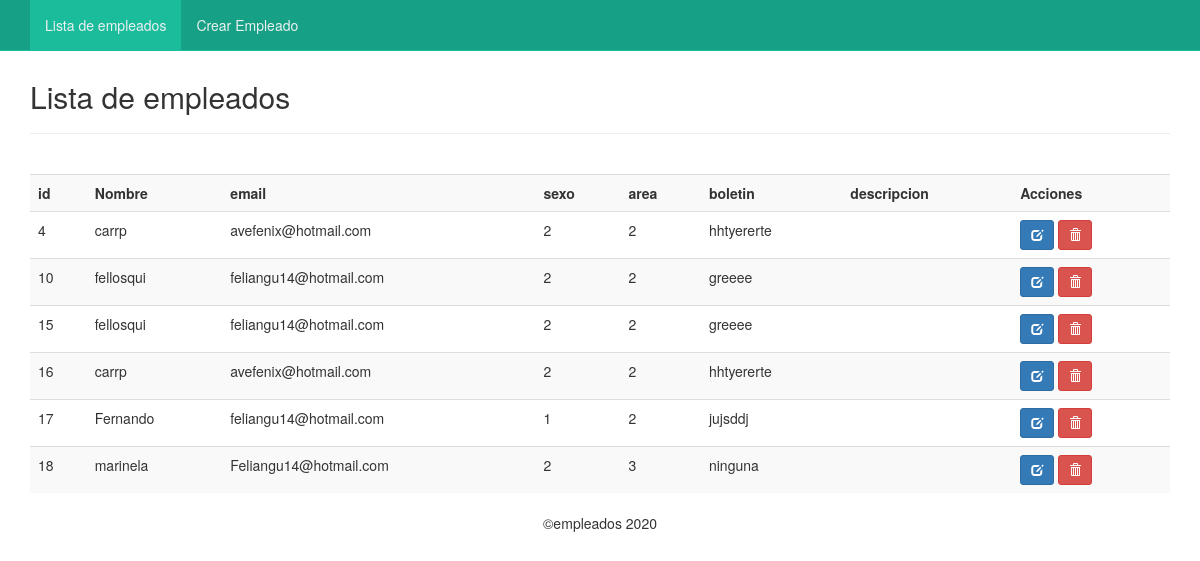
The page / on the database its author committed.
### tables this page shows
CREATE TABLE `empleados` (
  `id` int(11) NOT NULL,
  `nombre` varchar(255) NOT NULL COMMENT 'nombre completo del empleado campo text solo debe permitir letras con o sin tilde y espacios: no se admiten caracteres especiales mni números obligatorio ',
  `email` varchar(255) NOT NULL COMMENT 'correo electronico del empleado campo tipo text| email solo permite una  estructura de correo obligatorio',
  `sexo` char(1) NOT NULL COMMENT 'campo tipo radio Button M para masculino F para femenino Obligatorio',
  `area_id` int(11) NOT NULL COMMENT 'area de la empresa  a la que pertenece   el empleado  campo e tipo select ',
  `boletin` int(11) NOT NULL COMMENT '1 para recibir boletin 0 para no recibir  boletin campo de tipo chekbox opcional ',
  `descripcion` text NOT NULL COMMENT 'se describe la experiencia del empleado campo de tipo text area  obligatorio'
);

### index.php (the view, shortened to what this page needs)
<?php
include("conexion.php");
?>
<!DOCTYPE html>
<html lang="es">
<head>
	<link href="css/bootstrap.min.css" rel="stylesheet">
	<link href="css/style_nav.css" rel="stylesheet">
</head>
<body>
	<nav class="navbar navbar-default navbar-fixed-top">
		<?php include('nav.php');?>
	</nav>
	<div class="container">
		<div class="content">
			<h2>Lista de empleados</h2>
			<hr />
			<br />
			<div class="table-responsive">
			<table class="table table-striped table-hover">
				<tr>
                  	<th>id</th>
					<th>Nombre</th>
                    <th>email</th>
                    <th>sexo</th>
					<th>area</th>
					<th>boletin</th>
					<th>descripcion</th>
                    <th>Acciones</th>
				</tr>
				<?php
				if($filter){
					$sql = mysqli_query($con, "SELECT * FROM empleados WHERE id='$filter' ORDER BY id ASC");
				}else{
					$sql = mysqli_query($con, "SELECT * FROM empleados ORDER BY id ASC");
				}
				if(mysqli_num_rows($sql) == 0){
					echo '<tr><td colspan="8">No hay datos.</td></tr>';
				}else{
					while($row = mysqli_fetch_assoc($sql)){
						echo '
						<tr>
							<td>'.$row['id'].'</td>
							<td>'.$row['nombre'].'</td>
                            <td>'.$row['email'].'</td>
							<td>'.$row['sexo'].'</td>
							<td>'.$row['area_id'].'</td>
							<td>'.$row['descripcion'].'</td>
							<td>';
						echo '
							</td>
							<td>
								<a href="edit.php?nik='.$row['id'].'" title="Editar datos" class="btn btn-primary btn-sm"><span class="glyphicon glyphicon-edit" aria-hidden="true"></span></a>
								<a href="index.php?aksi=delete&nik='.$row['id'].'" title="Eliminar" onclick="return confirm(\'Esta seguro de borrar los datos '.$row['nombre'].'?\')" class="btn btn-danger btn-sm"><span class="glyphicon glyphicon-trash" aria-hidden="true"></span></a>
							</td>
						</tr>
						';
					}
				}
				?>
			</table>
			</div>
		</div>
	</div><center>
	<p>&copy;empleados <?php echo date("Y");?></p
		</center>
</body>
</html>

### nav.php (shortened to what this page needs)
<div class="container">
		<div id="navbar" class="navbar-collapse collapse">
			<ul class="nav navbar-nav ">
				<li class="active"><a href="index.php">Lista de empleados</a></li>
				<li><a href="add.php">Crear Empleado</a></li>
			</ul>
		</div>
</div>

### css/style_nav.css (style rules this page uses)
.navbar-default { background-color: #16a085; border-color: #1abc9c; }
.navbar-default .navbar-nav > li > a { color: #ecf0f1; }
.navbar-default .navbar-nav > .active > a, .navbar-default .navbar-nav > .active > a:hover, .navbar-default .navbar-nav > .active > a:focus { color: #ecf0f1; background-color: #1abc9c; }
.navbar-default .navbar-collapse, .navbar-default .navbar-form { border-color: #ecf0f1; }

### index.php (style rules this page uses)
.content { margin-top: 80px; }

### rows shown on the page
empleados: id "4", nombre "carrp", email "avefenix@hotmail.com", sexo "2", area "2", descripcion "hhtyererte"
empleados: id "10", nombre "fellosqui", email "feliangu14@hotmail.com", sexo "2", area "2", descripcion "greeee"
empleados: id "15", nombre "fellosqui", email "feliangu14@hotmail.com", sexo "2", area "2", descripcion "greeee"
empleados: id "16", nombre "carrp", email "avefenix@hotmail.com", sexo "2", area "2", descripcion "hhtyererte"
empleados: id "17", nombre "Fernando", email "feliangu14@hotmail.com", sexo "1", area "2", descripcion "jujsddj"
empleados: id "18", nombre "marinela", email "Feliangu14@hotmail.com", sexo "2", area "3", descripcion "ninguna"
